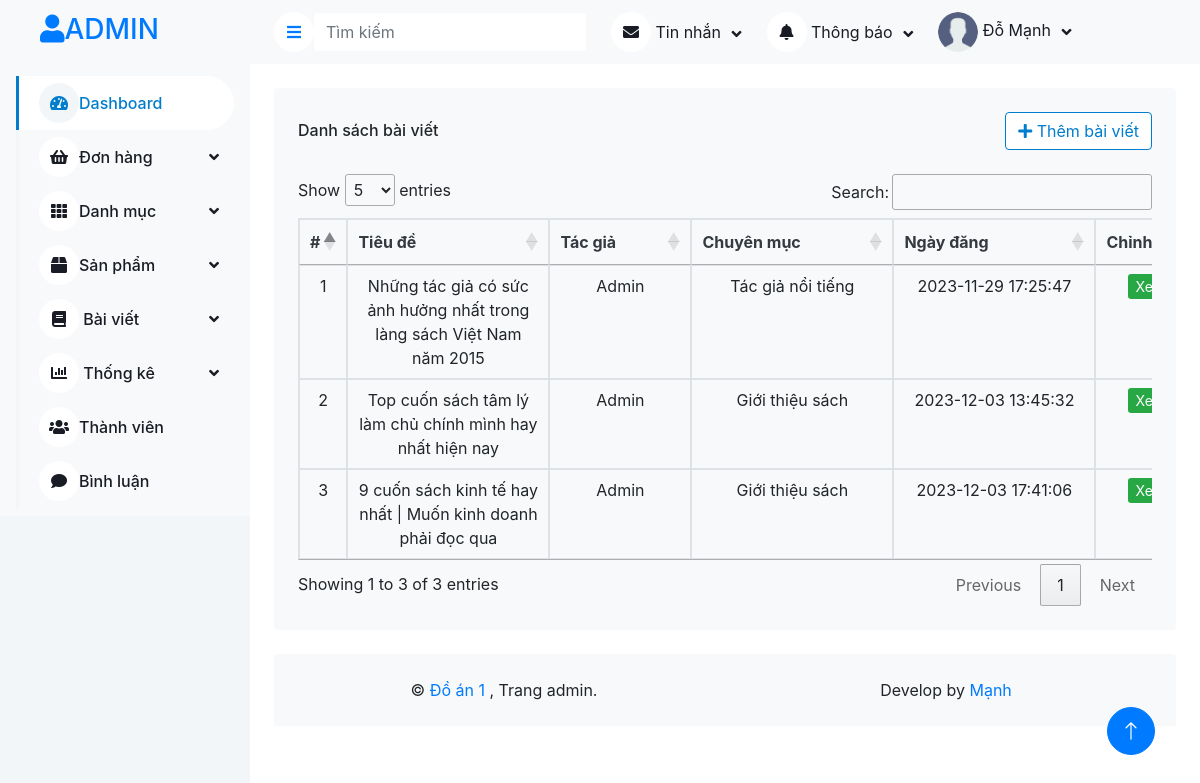
/admin/index.php?quanli=danh-sach-bai-viet (signed in), run on the app's committed database.
### tables this page shows
CREATE TABLE `posts` (
  `post_id` int(11) NOT NULL,
  `category_id` int(11) NOT NULL,
  `title` varchar(255) NOT NULL,
  `image` varchar(255) NOT NULL,
  `author` varchar(255) NOT NULL,
  `content` text NOT NULL,
  `views` int(11) NOT NULL DEFAULT 0,
  `status` tinyint(1) NOT NULL DEFAULT 1,
  `created_at` datetime NOT NULL DEFAULT current_timestamp(),
  `updated_at` datetime NOT NULL DEFAULT current_timestamp() ON UPDATE current_timestamp()
);

CREATE TABLE `post_categories` (
  `id` int(11) NOT NULL,
  `name` varchar(255) NOT NULL
);

### admin/models_admin/pdo_library.php (called while the page is built, shortened)
<?php
function pdo_query($sql){
    $sql_args = array_slice(func_get_args(), 1);
    try{
        $conn = pdo_get_connection();
        $stmt = $conn->prepare($sql);
        $stmt->execute($sql_args);
        $rows = $stmt->fetchAll();
        return $rows;
    }
    catch(PDOException $e){
        throw $e;
    }
    finally{
        unset($conn);
    }
}
?>

### admin/models_admin/PostModel.php (called while the page is built, shortened)
<?php
    class PostModel {
        public function select_all_posts() {
            $sql = "
                SELECT posts.*, post_categories.name AS category_name
                FROM posts
                JOIN post_categories ON posts.category_id = post_categories.id;
            ";
            return pdo_query($sql);
        }
    }
?>

### admin/bai-viet/list.php (the view, shortened to what this page needs)
<?php
    $list_posts = $PostModel->select_all_posts();
?>
<div class="container-fluid pt-4 px-4">
    <div class="bg-light text-center rounded p-4">
        <div class="d-flex align-items-center justify-content-between mb-4">
            <h6 class="mb-0">Danh sách bài viết</h6>
            <a href="them-bai-viet" class="btn btn-custom"><i class="fa fa-plus"></i> Thêm bài viết</a>
        </div>
        <div class="table-responsive">
            <table class="table text-start align-middle table-bordered table-hover mb-0" id="post-list">
                <thead>
                    <tr class="text-dark">
                        <th scope="col">#</th>
                        <th scope="col">Tiêu đề</th>
                        <th scope="col">Tác giả</th>
                        <th scope="col">Chuyên mục</th>
                        <th scope="col">Ngày đăng</th>
                        <th scope="col">Chỉnh sửa</th>
                    </tr>
                </thead>
                <tbody>
                    <?php
                    $i=0;
                    foreach ($list_posts as $value) {
                        extract($value);
                        $i++;
                    ?>
                    <tr>
                        <td><?=$i?></td>
                        <td style="min-width: 180px;"><?=$title?></td>
                        <td style="min-width: 120px;"><?=$author?></td>
                        <td style="min-width: 180px;">
                            <?=$category_name?>
                        </td>
                        <td style="min-width: 180px;"> <?=$created_at ?> </td>
                        <td style="min-width: 180px;">
                            <a href="cap-nhat-bai-viet&id=<?=$post_id?>" class="btn-sm btn-success">Xem</a>
                        </td>
                    </tr>
                    <?php
                    }
                    ?>
                </tbody>
            </table>
        </div>
    </div>
</div>

### admin/public_admin/css/style.css (style rules this page uses)
:root { --primary: #007dcc; --light: #F3F6F9; --dark: #191C24; }
.btn { transition: .5s; }

### admin/public_admin/css/custom.css (style rules this page uses)
.btn-custom { color: #007dcc; background-color: white; border-color: #007dcc; }

### admin/bai-viet/list.php (style rules this page uses)
td { height: 50px; }

### data on the page
posts: title "Những tác giả có sức ảnh hưởng nhất trong làng sách Việt Nam năm 2015", author "Admin", category.name "Tác giả nổi tiếng", created_at "2023-11-29 17:25:47"
posts: title "Top cuốn sách tâm lý làm chủ chính mình hay nhất hiện nay", author "Admin", category.name "Giới thiệu sách", created_at "2023-12-03 13:45:32"
posts: title "9 cuốn sách kinh tế hay nhất | Muốn kinh doanh phải đọc qua", author "Admin", category.name "Giới thiệu sách", created_at "2023-12-03 17:41:06"
